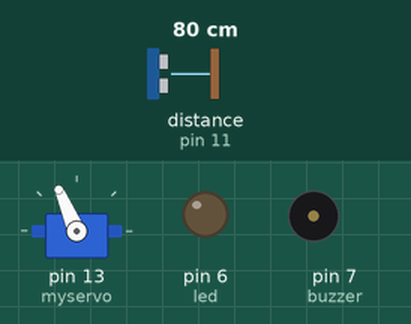
This sketch was run on a simulated Arduino Uno, built with avr-gcc and run on an emulated ATmega328P. Parts: servo, output pins drawn as LEDs (lit = HIGH), buzzer (waves = sounding, pin HIGH). Wiring (inferred from the names in the program): ultrasonic range finder: trigger pin 12; echo pin 11. The inputs (shaded band) are chosen by the test bench; at power-on: distance to the obstacle (sensor on pin 11) 80 cm. The echo pulse lasts 58.3 µs per cm; pins used as bus, display or sensor lines are not drawn; what the sketch prints to the serial monitor is not drawn.

Above: at 1.2 s.
1.3 s: distance to the obstacle (sensor on pin 11) set to 2 cm
At 1.9 s:
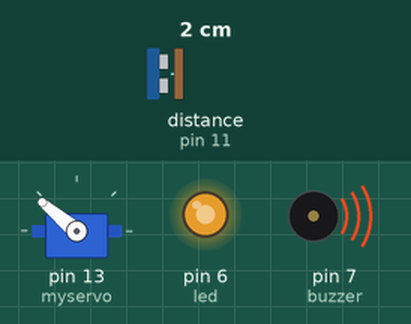
4.3 s: distance to the obstacle (sensor on pin 11) set to 120 cm
At 4.9 s:
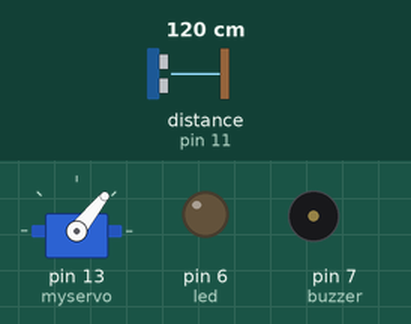
7.3 s: distance to the obstacle (sensor on pin 11) set to 4 cm
At 8.9 s:
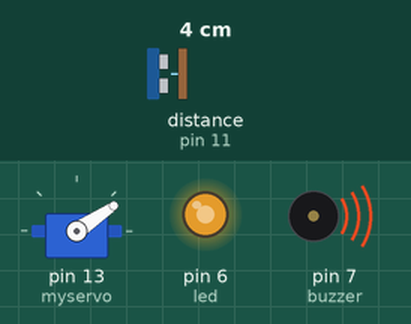
10.3 s: distance to the obstacle (sensor on pin 11) set to 18 cm
13.3 s: distance to the obstacle (sensor on pin 11) set to 183 cm
At 14.0 s:
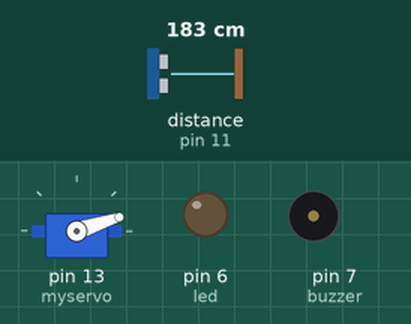
16.3 s: distance to the obstacle (sensor on pin 11) set to 35 cm
At 16.8 s:
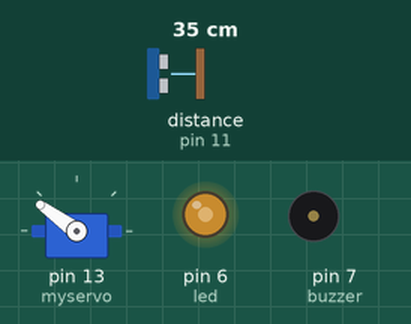
Timing chart, 0 to 20.3 s (numbered marks = the images above; inputs shaded):
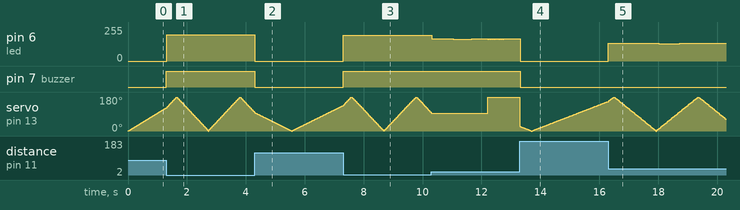

Measured:
- after the input at 1.3 s, pin 6 (led): 0/255 → 198/255 at once; pin 7 (buzzer): LOW → HIGH at once
- after the input at 4.3 s, pin 7 (buzzer): HIGH → LOW at once
- after the input at 7.3 s, pin 6 (led): 0/255 → 194/255 at once; pin 7 (buzzer): LOW → HIGH at once
- after the input at 13.3 s, pin 7 (buzzer): HIGH → LOW at once
- after the input at 16.3 s, pin 6 (led): 0/255 → 132/255 at once, → 130/255 1.7 s later, → 132/255 0.71 s later

The sketch:

radar_light_buzzer.ino
```cpp
#include <Servo.h>

Servo myservo;

const int trigger = 12;
const int echo = 11;
const int buzzer = 7;
const int led = 6;

long distance = 0;
long duration = 0;


void setup() {
  myservo.attach(13);
  pinMode(trigger, OUTPUT);
  pinMode(echo, INPUT);
  pinMode(buzzer, OUTPUT);
  Serial.begin(9600);
}

void loop() {
  for(int i = 0; i<= 180; i++){

    myservo.write(i);
    delay(5);

    distance = countDistance();
    Serial.print(i);
    Serial.print(",");
    Serial.print(distance);
    Serial.print(".");


    if(distance < 40){
       analogWrite(led, (200-(distance*2)));

      if(distance < 10){
        digitalWrite(buzzer, HIGH);
      }
    }
    else{
      digitalWrite(led, LOW);
      digitalWrite(buzzer,LOW);
    }


  }
   for(int i = 180; i> 0; i--){

    myservo.write(i);
    delay(5);

    distance = countDistance();
    Serial.print(i);
    Serial.print(",");
    Serial.print(distance);
    Serial.print(".");


    if(distance < 40){
      analogWrite(led, (200-(distance*2)));

      if(distance < 10){
        digitalWrite(buzzer, HIGH);
      }
    }
    else{
      digitalWrite(led, LOW);
      digitalWrite(buzzer,LOW);
    }
  }

}


int countDistance(){

  digitalWrite(trigger, HIGH);
  delayMicroseconds(10);
  digitalWrite(trigger, LOW);

  duration = pulseIn(echo, HIGH);
  distance = (duration/2)/29.1;

  return distance;
}
```
